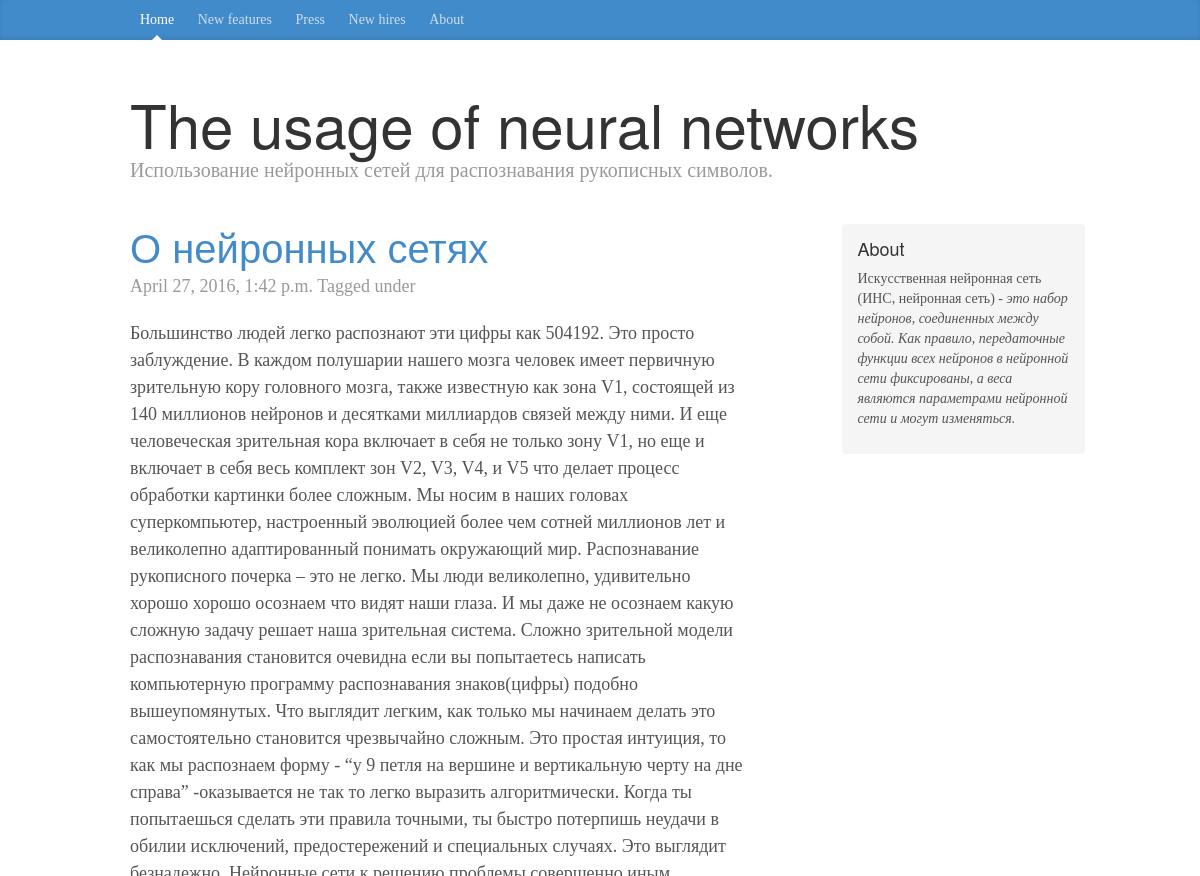
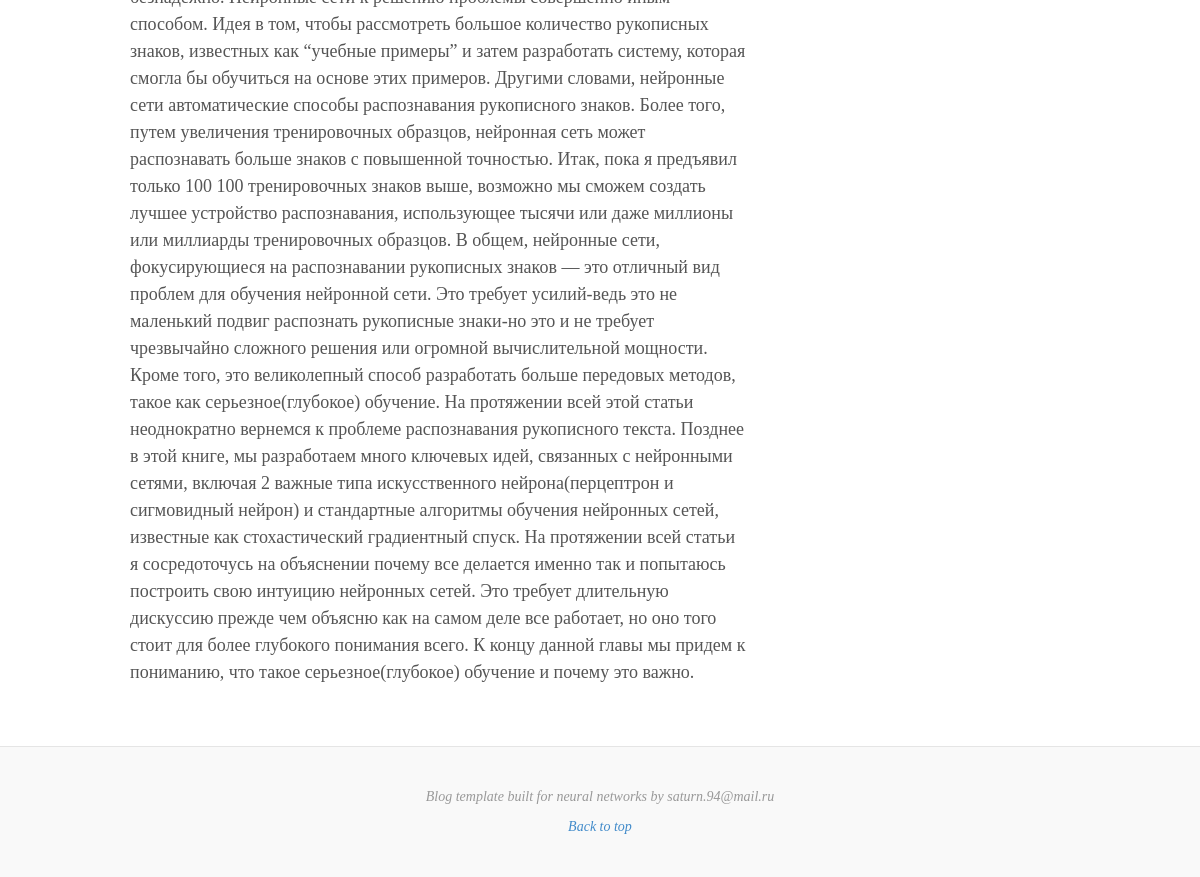
The page /neuralnetworks on the database its author committed (2 pictures, top to bottom).
### blog/models.py (models this page shows, shortened)
class Entry(models.Model):
	title = models.CharField(max_length=200)
	body = models.TextField()
	slug = models.SlugField(max_length=200, unique=True)
	publish = models.BooleanField(default=True)
	created = models.DateTimeField(auto_now_add=True)
	modified = models.DateTimeField(auto_now=True)
	tags = models.ManyToManyField(Tag)
	objects = EntryQuerySet.as_manager()
	class Meta:
		verbose_name = "Blog Entry"
		verbose_name_plural = "Blog Entries"
		ordering = ["-created"]

### blog/views.py (the view)
# urls.py: url(r'^(?P<slug>\S+)$', views.BlogDetail.as_view(), name = "entry_detail"),
class BlogDetail(generic.DetailView):
	model = models.Entry
	template_name = "post.html"

### blog/templates/post.html
{% extends "base.html" %}
{% load django_markdown %}
{% block blog_entries %}
  <div class="post">
    <h2><a href="{% url "entry_detail" slug=object.slug %}">{{ object.title }}</a></h2>
    <p class="meta">
    {{ object.created }}
    Tagged under {{ objects.tags.all|join:", " }}
    </p>
    {{ object.body|markdown }}
  </div>
{% endblock %}

### blog/templates/base.html (shortened to what this page needs)
{% load staticfiles %}
<!DOCTYPE html>
<html lang="en">
  <head>
    <link href="{% static "css/bootstrap.min.css" %}" rel="stylesheet">
    <link href="{% static "css/blog.css" %}" rel="stylesheet">
  </head>
  <body>
    <div class="blog-masthead">
      <div class="container">
        <nav class="blog-nav">
          <a class="blog-nav-item active" href="{% url "index" %}">Home</a>
          <a class="blog-nav-item" href="#">New features</a>
          <a class="blog-nav-item" href="#">Press</a>
          <a class="blog-nav-item" href="#">New hires</a>
          <a class="blog-nav-item" href="#">About</a>
        </nav>
      </div>
    </div>
    <div class="container">
      <div class="blog-header">
        <h1 class="blog-title">The usage of neural networks</h1>
        <p class="lead blog-description">Использование нейронных сетей для распознавания рукописных символов.</p>
      </div>
      <div class="row">
        <div class="col-sm-8 blog-main">
          {% block blog_entries %} {% endblock %}
        </div>
        <div class="col-sm-3 col-sm-offset-1 blog-sidebar">
          <div class="sidebar-module sidebar-module-inset">
            <h4>About</h4>
            <p>Искусственная нейронная сеть (ИНС, нейронная сеть) - <em>это набор нейронов, соединенных между собой. Как правило, передаточные<em> функции всех нейронов в нейронной сети фиксированы, <em>а веса являются параметрами нейронной сети и могут изменяться.</p>
          </div>
        </div>
      </div>
    </div>
    <div class="blog-footer">
      <p>Blog template built for neural networks</a> by saturn.94@mail.ru</p>
      <p>
        <a href="#">Back to top</a>
      </p>
    </div>
  </body>
</html>

### static/css/blog.css (style rules this page uses)
body { font-family: Georgia, "Times New Roman", Times, serif; color: #555; }
h1, .h1, h2, .h2, h3, .h3, h4, .h4, h5, .h5, h6, .h6 { margin-top: 0; font-family: "Helvetica Neue", Helvetica, Arial, sans-serif; font-weight: normal; color: #333; }
@media (min-width: 1200px) { .container { width: 970px; } }
.blog-masthead { background-color: #428bca; -webkit-box-shadow: inset 0 -2px 5px rgba(0,0,0,.1); box-shadow: inset 0 -2px 5px rgba(0,0,0,.1); }
.blog-nav-item { position: relative; display: inline-block; padding: 10px; font-weight: 500; color: #cdddeb; }
.blog-nav .active { color: #fff; }
.blog-nav .active:after { position: absolute; bottom: 0; left: 50%; width: 0; height: 0; margin-left: -5px; vertical-align: middle; content: " "; border-right: 5px solid transparent; border-bottom: 5px solid; border-left: 5px solid transparent; }
.blog-header { padding-top: 20px; padding-bottom: 20px; }
.blog-title { margin-top: 30px; margin-bottom: 0; font-size: 60px; font-weight: normal; }
.blog-description { font-size: 20px; color: #999; }
.blog-main { font-size: 18px; line-height: 1.5; }
.sidebar-module { padding: 15px; margin: 0 -15px 15px; }
.sidebar-module-inset { padding: 15px; background-color: #f5f5f5; border-radius: 4px; }
.post { margin-bottom: 60px; }
div.post h2:first-child { margin-bottom: 5px; font-size: 40px; }
.meta { margin-bottom: 20px; color: #999; }
.blog-footer { padding: 40px 0; color: #999; text-align: center; background-color: #f9f9f9; border-top: 1px solid #e5e5e5; }
.blog-footer p:last-child { margin-bottom: 0; }

### rows shown on the page
Entry: title "О нейронных сетях", created "April 27, 2016, 1:42 p.m.", body "Большинство людей легко распознают эти цифры как 504192. Это просто заблуждение. В каждом полушарии нашего мозга человек имеет первичную зрительную кору головного мозга, также известную как зона V1, состоящей из 140 миллионов нейронов и десятками миллиардов связей между ними. И еще человеческая зрительная кора включает в себя не только зону V1, но еще и включает в себя весь комплект зон V2, V3, V4, и V5 что делает процесс обработки картинки более сложным. Мы носим в наших головах суперкомпьютер, настроенный эволюцией более чем сотней миллионов лет и великолепно адаптированный понимать окружающий мир. Распознавание рукописного почерка – это не легко. Мы люди великолепно, удивительно хорошо…"
